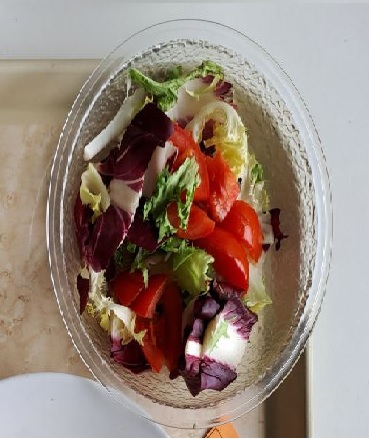
//> input picture images/Train/Affine_Salad.jpg, 369 x 439 px, given in place of fagioli.jpg, which was not available
$ ./main_copy   (built with g++ and OpenCV 4)
//> lines starting //> are read from the running program, lines starting //| are printed output that depends on the picture; pictures that were not available may be replaced by others from this repository, and a replacement may not be noted
### headers/Dish.h
#ifndef DISH_H
#define DISH_H

#include "utils.h"
#include <vector>

class Dish
{
private:
    std::vector<FoodData> foods;
    cv::Mat dish;

public:
    std::vector<FoodData> getFoods() const { return foods; }
    cv::Mat getDish() const { return dish; }
    void setFoods(const std::vector<FoodData> &newFoods) { foods = newFoods; }
    void addFoods(const FoodData &newFood) { foods.push_back(newFood); }
    void setDish(const cv::Mat &newDish) { dish = newDish; }
};

#endif

### headers/compute_dish.h
#ifndef COMPUTE_DISH_H
#define COMPUTE_DISH_H

#include <opencv2/core.hpp>
#include "../headers/utils.h"
#include "../headers/descriptor_methods.h"
#include "../headers/matcher_methods.h"
#include <opencv2/core.hpp>
#include <opencv2/highgui.hpp>
#include <opencv2/imgproc.hpp>
#include <opencv2/features2d/features2d.hpp>
#include "../headers/Dish.h"
#include "../headers/utils.h"

cv::Scalar computeAvgColorHSV(cv::Mat img);
void drawBoundingBoxes(cv::Mat &final, std::vector<FoodData> &foodData);
cv::Mat getCorrectSegment(cv::Mat &dish, foodTemplate &foodTemplate, cv::Mat &maskYellow, cv::Mat &maskBlue);
cv::Rect computeBox(cv::Mat &dish);

int computeBestDish(foodTemplate food, std::vector<cv::Mat> dishes, std::vector<int> dishesMatches);
cv::Scalar computeAvgColor(cv::Mat img);
cv::Scalar computeAvgColor(cv::Mat img, int id);
void boundPasta(cv::Mat &dish, cv::Mat &final, std::string label, int id, std::vector<int> forbidden,
                int max_key, std::vector<FoodData> &foodData);
cv::Rect computeBox(cv::Mat &final, cv::Mat &dish);
void boundBread(cv::Mat &input, std::vector<cv::Mat> &dishes,
                cv::Mat &final, std::vector<FoodData> &foodData);
void boundSalad(cv::Mat &input, std::vector<cv::Vec3f> accepted_circles,
                cv::Mat &final, std::vector<FoodData> &foodData,
                std::vector<cv::Mat> &dishes, std::vector<Dish> &dishesData);
void boundPotatoes(cv::Mat &dish, cv::Mat &final, std::vector<FoodData> &foodData, std::vector<int> forbidden,
                   int max_key, std::vector<Dish> &dishesData);
void detectAndCompute(cv::Mat in1, std::vector<cv::Mat> dishes, std::vector<int> dishesMatches,
                      std::vector<cv::Vec3f> accepted_circles, std::vector<FoodData> &foodData,
                      std::vector<foodTemplate> templates, cv::Mat &final, std::vector<Dish> &dishesData);

#endif

### headers/ImageProcessor.h
#ifndef IMAGE_PROCESSOR_H
#define IMAGE_PROCESSOR_H

#include <vector>
#include <opencv2/opencv.hpp>
#include "utils.h"

class ImageProcessor
{
private:
    std::vector<cv::Mat> dishes;
    std::vector<int> dishesMatches;
    std::vector<cv::Rect> mser_bbox;
    std::vector<std::vector<cv::Point>> regions;
    std::vector<int> radia;
    std::vector<cv::Vec3f> acceptedCircles;

public:
    ImageProcessor() {}

    void doHough(cv::Mat &in);
    void doMSER(cv::Mat &shifted, cv::Mat &result);
    cv::Mat kmeansSegmentation(int k, cv::Mat &src);

    std::vector<cv::Mat> &getDishes() { return dishes; }
    std::vector<int> &getDishesMatches() { return dishesMatches; }
    std::vector<cv::Rect> &getMserBbox() { return mser_bbox; }
    std::vector<int> &getRadius() { return radia; }
    std::vector<cv::Vec3f> &getAcceptedCircles() { return acceptedCircles; }
};

// Helper Function for Hough
bool isInside(std::vector<cv::Vec3f> circles, cv::Point center);

#endif

### headers/ImagePreprocessor.hpp
#include <opencv2/opencv.hpp>
#include <vector>
#include <functional>

/*
 *   Strategy pattern to have easier code for preprocessing
 */

class ImagePreprocessor
{
public:
    using PreprocessingFunction = std::function<cv::Mat(cv::Mat)>;

    // [13 lines left out: functions addPreprocessingFunction, preprocessImage, not called in this run]

private:
    std::vector<PreprocessingFunction> preprocessingFunctions;
};

// [5 lines of commented-out code are left out]

### headers/segmentation.h
#ifndef SEGMENT_H
#define SEGMENT_H

#include <opencv2/opencv.hpp>
#include <opencv2/imgcodecs.hpp>
#include <opencv2/imgproc.hpp>
#include <opencv2/highgui.hpp>

void kmeansSegmentation(int k, cv::Mat &src);
cv::Mat meanShiftFunct(cv::Mat src);
void removeShadows(cv::Mat &src, cv::Mat &dst);
void removeBackground(cv::Mat &src);

#endif

### headers/matcher_methods.h
#ifndef MATCHER_METHODS_H
#define MATCHER_METHODS_H

/*
Written by @nicolacalzone and @rickyvendra
*/

#include <opencv2/core.hpp>
#include <array>
#include <iostream>
#include "utils.h"
#include "descriptor_methods.h"

void bruteForceHammingSorted(cv::Mat img1, cv::Mat img2, Result res);
int bruteForceKNN(cv::Mat img1, cv::Mat img2, Result res);
void bruteForceKNN(cv::Mat img1, foodTemplate food, cv::Mat dish,
                   cv::Mat &final, std::vector<FoodData> &boundingBoxes);
void checkType(cv::Mat &img1, cv::Mat &img2, Result &res);
void computeMinMaxCoordinates(cv::Mat &final, std::vector<cv::DMatch> &goodMatches, Result &res);

#endif // MATCHER_METHODS_H

### headers/utils.h
#ifndef UTILS_H
#define UTILS_H

#include <string>
#include <vector>
#include <opencv2/opencv.hpp>

std::vector<cv::Mat> analyzeImages(const std::string &filepathJPG0, const std::string &filepathJPG1);
bool isInsideCircle(cv::Vec3i c, int x, int y);
void showImg(std::string title, cv::Mat image);
void equalizeHistogram(cv::Mat &src, cv::Mat &dst);

struct Result
{
    std::vector<cv::KeyPoint> kp1, kp2; // keypoints
    cv::Mat descriptor1, descriptor2;   // descriptors
};

#endif // UTILS_H

### headers/descriptor_methods.h
#ifndef DESCRIPTOR_METHODS_H
#define DESCRIPTOR_METHODS_H

#include <opencv2/core.hpp>
#include <opencv2/xfeatures2d.hpp>
#include "utils.h"

enum DescriptorType
{
    SURF,
    SIFT
};

// Descriptor creation using Factory Pattern
cv::Ptr<cv::Feature2D> createDescriptor(DescriptorType typ);
Result useDescriptor(cv::Mat &img1, cv::Mat &img2, DescriptorType typ);

#endif // DESCRIPTOR_METHODS_H

### main copy.cpp
#include <iostream>
#include "headers/descriptor_methods.h"
#include "headers/matcher_methods.h"
#include "headers/segmentation.h"
#include "headers/utils.h"
#include "headers/ImagePreprocessor.hpp"
using std::cout;
using std::endl;
using namespace cv;

int main(int argc, char *argv[])
{

    std::vector<cv::Mat> templates;
    std::vector<std::string> labels;
    Mat templ_fagioli = cv::imread("../images/Train/fagioli.jpg", cv::IMREAD_GRAYSCALE);
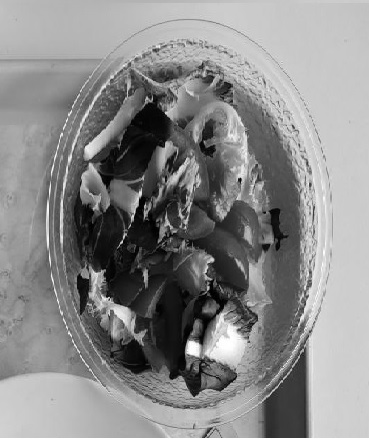
//> templ_fagioli: 439 rows x 369 cols, CV_8UC1; min 0, max 255, mean 137.5
    Mat templ_conchiglie = cv::imread("../images/Train/conchiglie.jpg", cv::IMREAD_GRAYSCALE);
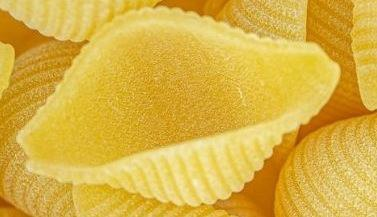
//> input picture images/Train/conchiglie.jpg, 377 x 217 px
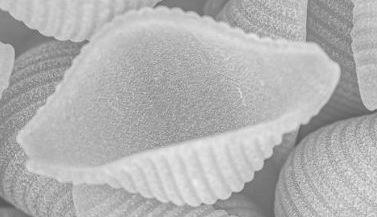
//> templ_conchiglie: 217 rows x 377 cols, CV_8UC1; min 82, max 242, mean 177.6
    templates.push_back(templ_fagioli);
    labels.push_back("fagioli");
    templates.push_back(templ_conchiglie);
    labels.push_back("pasta");
    Result result;

    cv::GaussianBlur(in1_gray, in1_gray, cv::Size(7, 7), 1.5, 1.5, 4);
//> (this line was passed over: in1_gray is not available in this run)
    // Hough Circles per ottenere solo i piatti
    std::vector<cv::Vec3f> circles;
    cv::HoughCircles(in1_gray, circles, cv::HOUGH_GRADIENT,
                     1, 25, 100, 100,
                     150, 500); // min radius and max radius
//> (this line was passed over: in1_gray is not available in this run)

    std::vector<cv::Mat> dishes;
    std::vector<int> dishesMatches;
    for (int k = 0; k < circles.size(); k++)
    {
        cv::Mat mask = cv::Mat::zeros(in1.size(), CV_8UC1);
        cv::Mat dish = cv::Mat::zeros(in1.size(), CV_8UC3);
        dishes.push_back(dish);
        dishesMatches.push_back(0);
        cv::Vec3i c = circles[k];
        cv::Point center = cv::Point(c[0], c[1]); // c0 = x coord , c1 = y coord of the circle
        int radius = c[2];                        // c2 = ray of the circle
        cv::circle(mask, center, radius, 255, -1);

        in1.copyTo(dishes[k], mask);
    }
//> (the run ends here: the program needs code that is not available in this run, at `Mat final = in1.clone();`)
